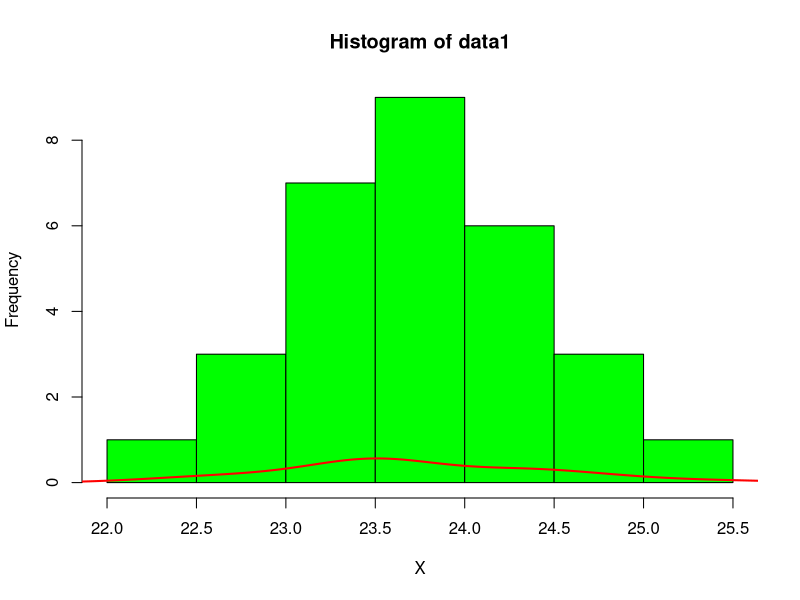

R code for this plot: (Note: this script raises an error after producing the figure.)
### Statisque 1

### exercise 1
data1 <- c(    22.28 ,    23.18 ,    23.48 ,    23.61 ,    24.09 ,    24.43 ,    22.57 ,    23.29 ,    23.51 ,    23.62 ,    24.27 ,    24.63 ,    22.69 ,    23.34 ,23.53 ,    23.68 ,    24.32 ,    24.83 ,    22.78 ,    23.35 ,    23.55 ,    23.72 ,    24.36 ,    24.95 ,    23.05 ,    23.39 ,    23.57 ,    23.99 ,    24.41 ,    25.48)

# 1b
#summary(data1)
mean(data1)
var(data1)
sqrt(var(data1)) #sd
median(data1)
sd(data1)
# 1d
hist(data1, col="green", xlab = "X")
lines(density(na.omit(data1)), col="red", lwd = 2)

### Exercise 2
data2_X <- 0:11 #c(    0 ,    1 ,2 ,    3 ,4 ,    5 ,    6 ,    7 ,    8 ,    9 ,    10 )
data2_Y <- c(    5 ,15 ,    43 ,    53 ,    86 ,    70 ,    54 ,    37 ,    18 ,    10 ,    9 )
data2_freqTable <- list(breaks= data2_X, counts = data2_Y, density = data2_Y / diff(data2_X))
plot(data2_freqTable)

###### BAI TAP THEM
### 7
data7 <- c(177.8, 186.7 ,174.0 ,162.6 ,147.3 ,171.5)
mean(data7)
me <- qt(1-0.05/2, length(data7)-1) * sd(data7) / sqrt(length(data7))
mean(data7) - me
mean(data7) + me
